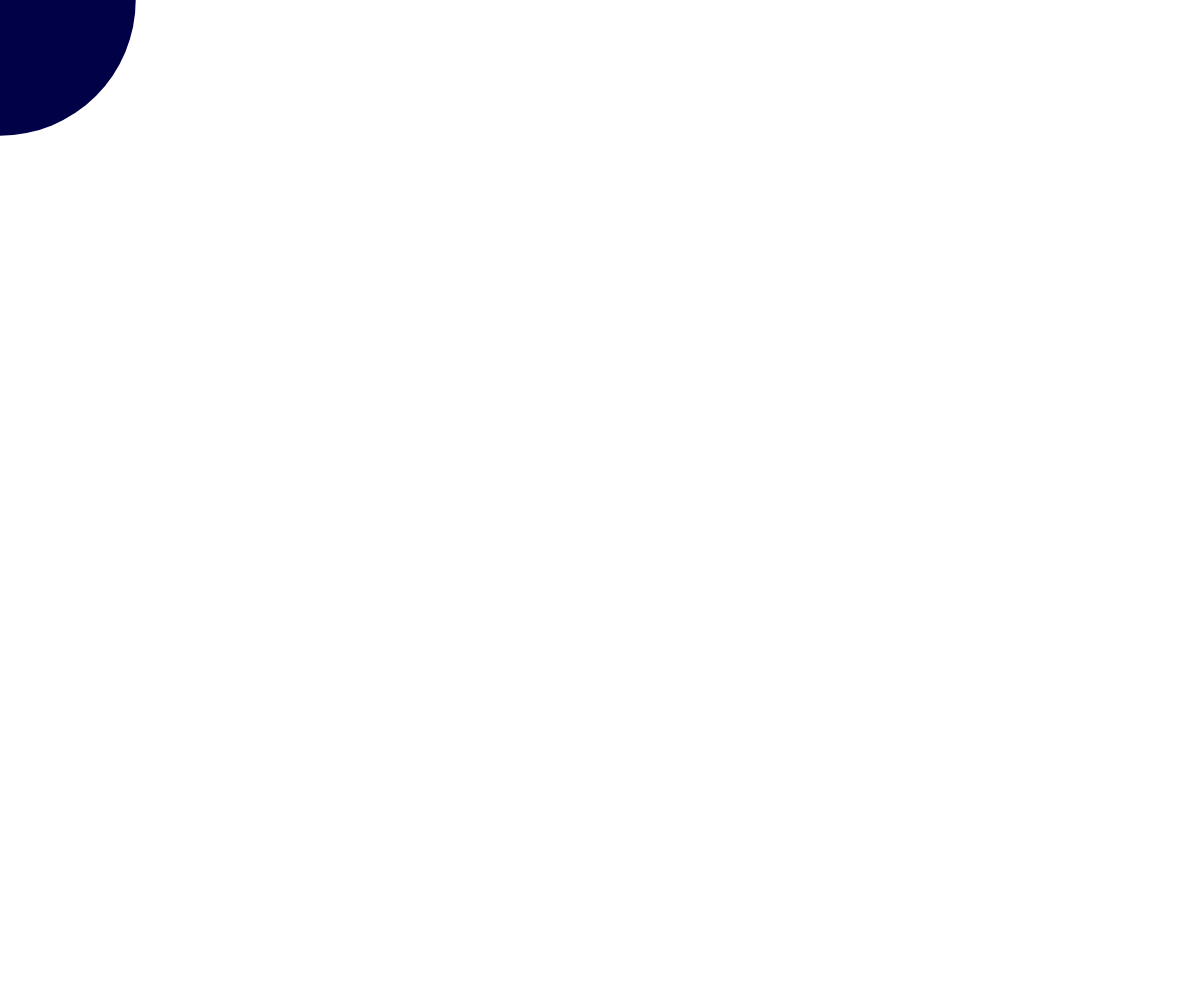
Frame 1 (no input)
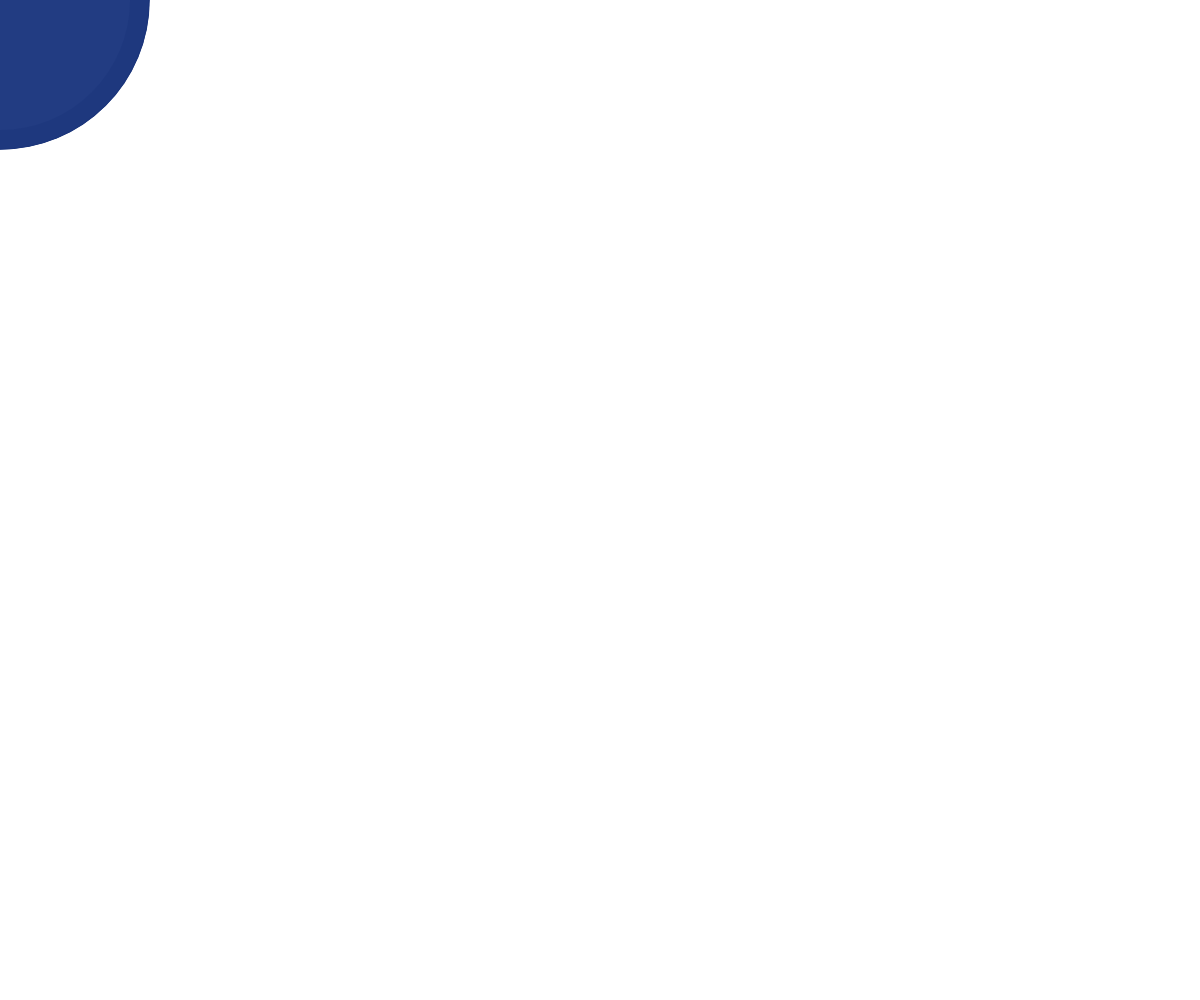
Frame 60 (no input)
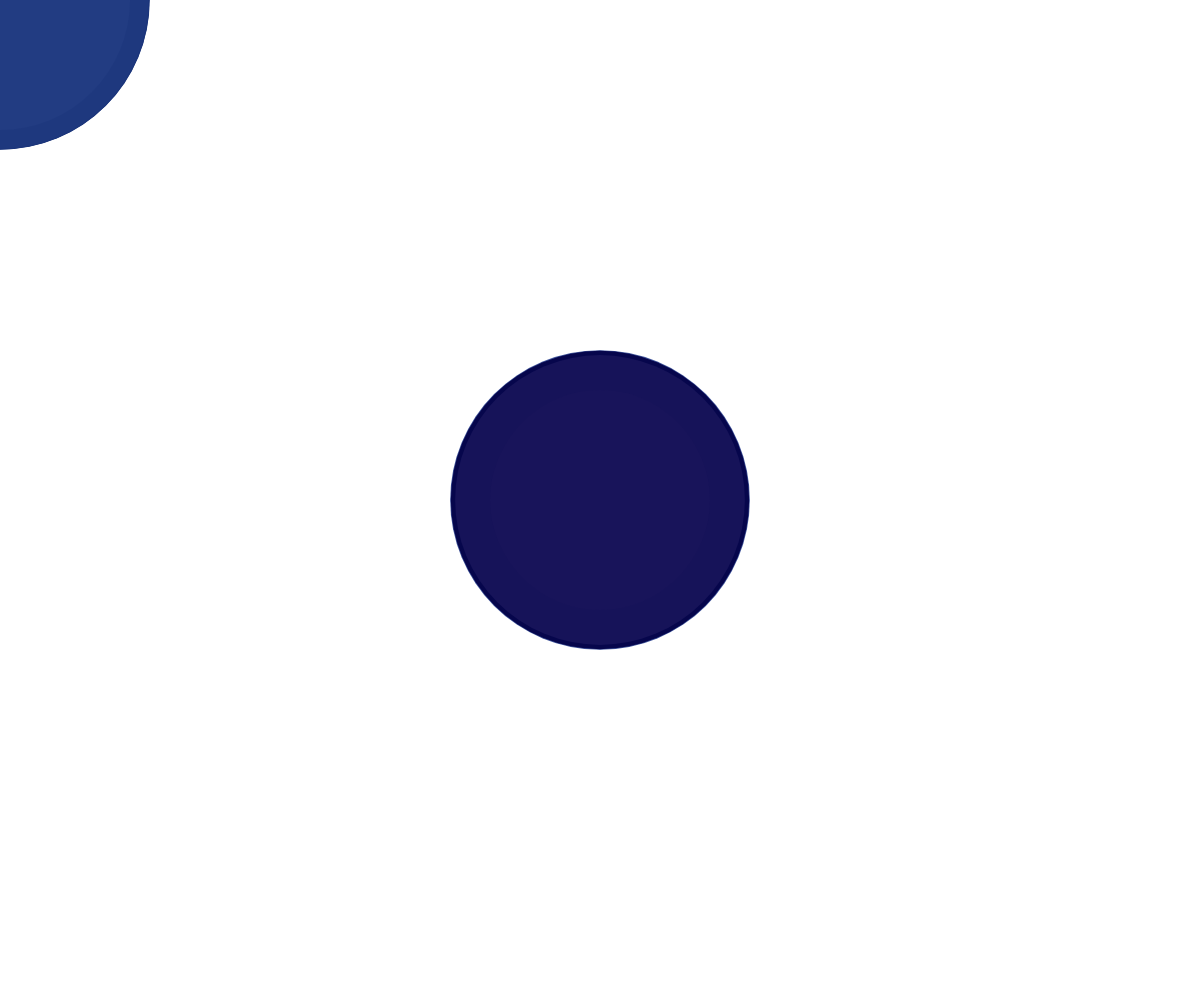
Frame 120 (the mouse pressed at the canvas centre since frame 60)

The p5.js sketch that drew these frames (run headless with seeded random() and noise() and a simulated clock; from frame 60 on, the mouse is pressed at the canvas centre):

// p5.js sketch
// ── sketch.js
function setup(){
  createCanvas(windowWidth, windowHeight);
}

var a = 0;

function draw() {
  //line(mouseX, mouseY, mouseX + 100, mouseY + 100);
  a += 0.01;
  //if(frameCount%30) {
  fill(color( (sin(a)*frameCount)%255, a*100 , 70+a*100) );
  noStroke();
  bobblesRadius = random(200, 300);
  ellipse(mouseX, mouseY, bobblesRadius, bobblesRadius);
  //}
  console.log(a);
  if (a >= 1) {
    
     a = 0;
  }
}
